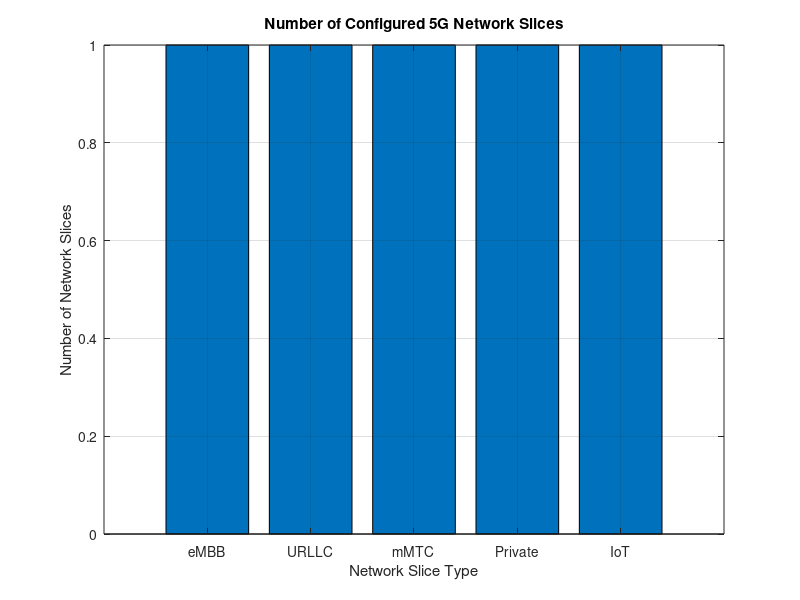

This chart was generated by the following MATLAB code:
clc;
clear;
close all;
slices = {'eMBB','URLLC','mMTC','Private','IoT'};
count = [1 1 1 1 1]; % One instance of each network slice
figure
bar(count)
grid on
set(gca,'XTickLabel',slices)
xlabel('Network Slice Type')
ylabel('Number of Network Slices')
title('Number of Configured 5G Network Slices')
